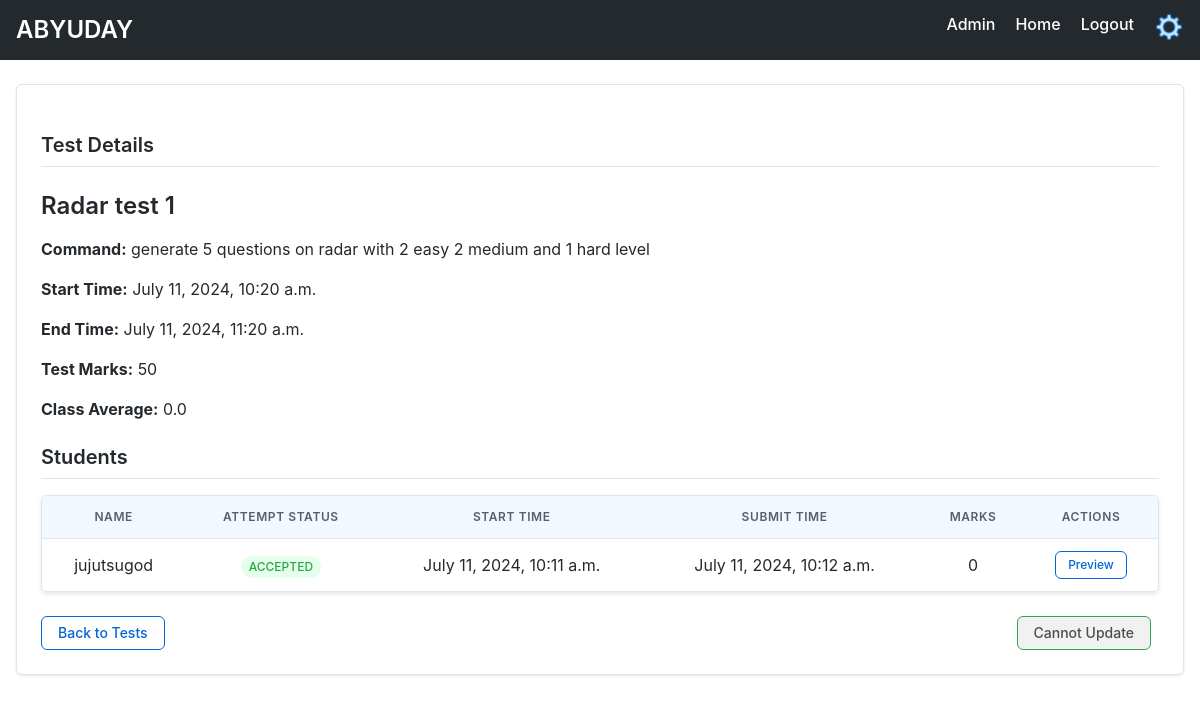
Page /test-dashboard/2/ (signed in) on the earlier database version.
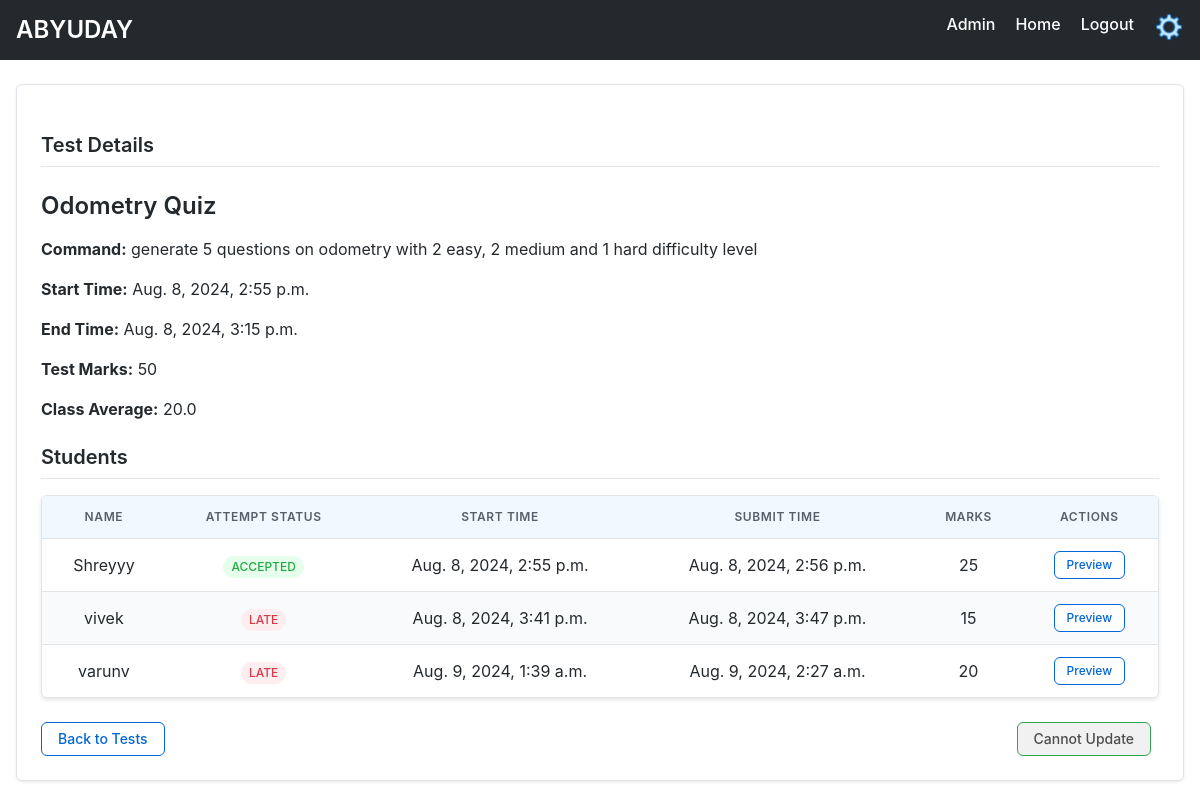
Same page on the later database version.
### firstapp/models.py (models this page shows, shortened)
class Test(models.Model):
    teacher = models.ForeignKey(Teacher, related_name='tests', on_delete=models.CASCADE)
    test_data=models.JSONField()
    display_name = models.CharField(max_length=100)
    test_name=models.CharField(max_length=100)
    test_total_marks=models.PositiveBigIntegerField()
    file_path=models.CharField(max_length=1000)
    start_time=models.DateTimeField()
    end_time=models.DateTimeField()

class Students(models.Model):
    name = models.OneToOneField(User, on_delete=models.CASCADE, limit_choices_to={'groups__name': 'Students'})
    teacher = models.ForeignKey(Teacher, related_name='students',on_delete=models.CASCADE)
    description = models.TextField(blank=True)
    display_profile = models.ImageField(upload_to='profile_pics',blank=True)
    added_at= models.DateTimeField(auto_now_add=True)

class TestAttempt(models.Model):
    student=models.ForeignKey(Students,related_name='test_history',on_delete=models.CASCADE)
    test=models.ForeignKey(Test,related_name='test',on_delete=models.CASCADE)
    Submitted_data=models.JSONField(null=True, default=dict)
    test_marks=models.PositiveBigIntegerField(default=0)
    attempt_start=models.DateTimeField()
    attempt_end=models.DateTimeField(blank=True, null=True)
    class Meta:
        unique_together = ('student' , 'test')

### firstapp/views.py (the view)
# urls.py: path('test-dashboard/<int:pk>/', views.Test_View.as_view(), name='test_dashboard'),
class Test_View(LoginRequiredMixin,PermissionRequiredMixin,DetailView):
    permission_required='firstapp.add_students'
    template_name='firstapp/test_view.html'
    model=Test
    def get_context_data(self, **kwargs: Any) -> dict[str, Any]:
        context= super().get_context_data(**kwargs)
        context["students"]=Students.objects.filter(
            test_history__test=self.object,
        )
        context["test"]=self.object
        context["average"]=TestAttempt.objects.filter(test=self.object).aggregate(Avg('test_marks'))['test_marks__avg']
        return context

### firstapp/templatetags/firstapp_extras.py (called while the page is built)
@register.filter(is_safe=True)
def student_test_start_time(value,arg):
    return TestAttempt.objects.get(student=value,test=arg).attempt_start

@register.filter(is_safe=True)
def student_test_end_time(value,arg):
    return TestAttempt.objects.get(student=value,test=arg).attempt_end

@register.filter(is_safe=True)
def student_test_attempt_marks(value,arg):
    return TestAttempt.objects.get(student=value,test=arg).test_marks

@register.filter(is_safe=True)
def student_test_attempt_status(value,arg):
    correct_attempt=Students.objects.filter(
        test_history__test=arg,
        test_history__attempt_start__lte=arg.end_time
    )
    correct_attempt_names=[i.name.username for i in correct_attempt]
    if value.name.username in correct_attempt_names:
        return "Accepted"
    return "Late"

@register.filter(is_safe=True)
def compare_timezone(value, arg=None):
    if arg is None:
        arg = timezone.now()
    if value > arg:
        return 'greater'
    return 'lesser'

@register.filter(is_safe=True)
def get_teacher_id(value, arg=None):
    if arg is None:
        user=User.objects.get(pk=value)
        return Teacher.objects.get(name = user).id

### firstapp/templates/firstapp/test_view.html (shortened to what this page needs)
{% extends "firstapp/base.html" %}
{% load firstapp_extras %}
{% load static %}
{% block style_block %}
<link rel="stylesheet" href="{% static 'firstapp/teacher_detail.css' %}">
{% endblock %}
{% block body_block %}
<div class="content-container">
  <h1 class="section-title">Test Details</h1>
  <div class="test-info">
    <h2>{{ test.display_name }}</h2>
    <p><strong>Command:</strong> {{ test.test_name }}</p>
    <p><strong>Start Time:</strong> {{ test.start_time }}</p>
    <p><strong>End Time:</strong> {{ test.end_time }}</p>
    <p><strong>Test Marks:</strong> {{ test.test_total_marks }}</p>
    <p><strong>Class Average:</strong> {{ average }}</p>
  </div>
  <div class="students-container">
    <h3 class="section-title">Students</h3>
    <table>
      <thead>
        <tr>
          <th>Name</th>
          <th>Attempt Status</th>
          <th>Start Time</th>
          <th>Submit Time</th>
          <th>Marks</th>
          <th>Actions</th>
        </tr>
      </thead>
      <tbody>
        {% for student in students %}
        <tr>
          <td>{{ student.name.username }}</td>
          <td>
            <span class="status-badge {% if student|student_test_attempt_status:test == 'Accepted' %}status-active{% else %}status-inactive{% endif %}">
              {{ student|student_test_attempt_status:test }}
            </span>
          </td>
          <td>{{ student|student_test_start_time:test }}</td>
          <td>{{ student|student_test_end_time:test }}</td>
          <td>{{ student|student_test_attempt_marks:test }}</td>
          <td>
            <a href="{% url 'firstapp:preview-test' id=test.id stud_id=student.id %}" class="button button-outline button-small">Preview</a>
          </td>
        </tr>
        {% endfor %}
      </tbody>
    </table>
  </div>
  <div class="action-buttons" style="justify-content: space-between;">
    <a href="{% url 'firstapp:home' %}" class="button button-outline">Back to Tests</a>
    <div style="display: flex; justify-content: flex-end;">
      {% if test.end_time|compare_timezone == 'greater' %}
        <a href="{% url 'firstapp:update-test' pk=test.id %}"><img src="{% static 'firstapp/images/customize.png'%} " width="30px" height="30px" alt="img"></a>
        <a href="{% url 'firstapp:delete-test' pk=test.id %}"><img src="{% static 'firstapp/images/delete.png'%} " width="30px" height="30px" alt="img" style="margin-left: 5px;"></a>
      {%else%}
      <span class="button button-primary" style="background-color: rgba(240, 240, 240, 0.904);color: rgb(77, 77, 77);">Cannot Update</span>
      {%endif%}
    </div>
  </div>
</div>
{% endblock %}

Differences in the rows shown:
removed Students: name.username "jujutsugod", name.username "ACCEPTED", id.attempt_start "July 11, 2024, 10:11 a.m.", id.attempt_end "July 11, 2024, 10:12 a.m.", id.test_marks "0"
changed Test: display_name "Radar test 1" → "Odometry Quiz"; test_name "generate 5 questions on radar with 2 easy 2 medium and 1 hard level" → "generate 5 questions on odometry with 2 easy, 2 medium and 1 hard difficulty level"; start_time "July 11, 2024, 10:20 a.m." → "Aug. 8, 2024, 2:55 p.m."; end_time "July 11, 2024, 11:20 a.m." → "Aug. 8, 2024, 3:15 p.m."
added Students: name.username "Shreyyy", name.username "ACCEPTED", id.attempt_start "Aug. 8, 2024, 2:55 p.m.", id.attempt_end "Aug. 8, 2024, 2:56 p.m.", id.test_marks "25"
now on this page (row edited): Students: name.username "vivek", name.username "LATE", id.attempt_start "Aug. 8, 2024, 3:41 p.m.", id.attempt_end "Aug. 8, 2024, 3:47 p.m.", id.test_marks "15"
now on this page (row edited): Students: name.username "varunv", name.username "LATE", id.attempt_start "Aug. 9, 2024, 1:39 a.m.", id.attempt_end "Aug. 9, 2024, 2:27 a.m.", id.test_marks "20"
Other differences:
{{ average }}: "0.0" → "20.0"
